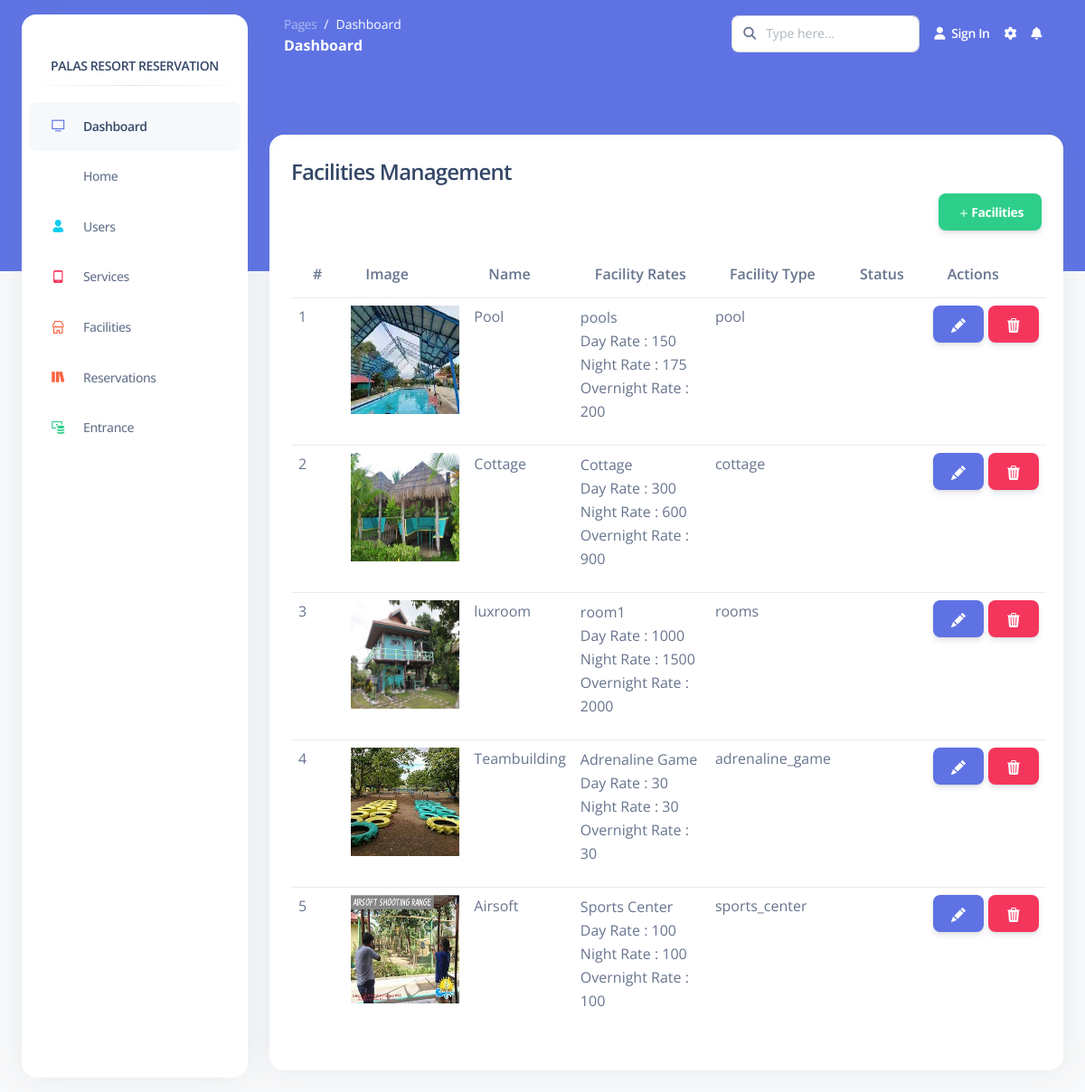
/Pages/admin/facilitiesMangement.php, run on an earlier commit of the app's database.
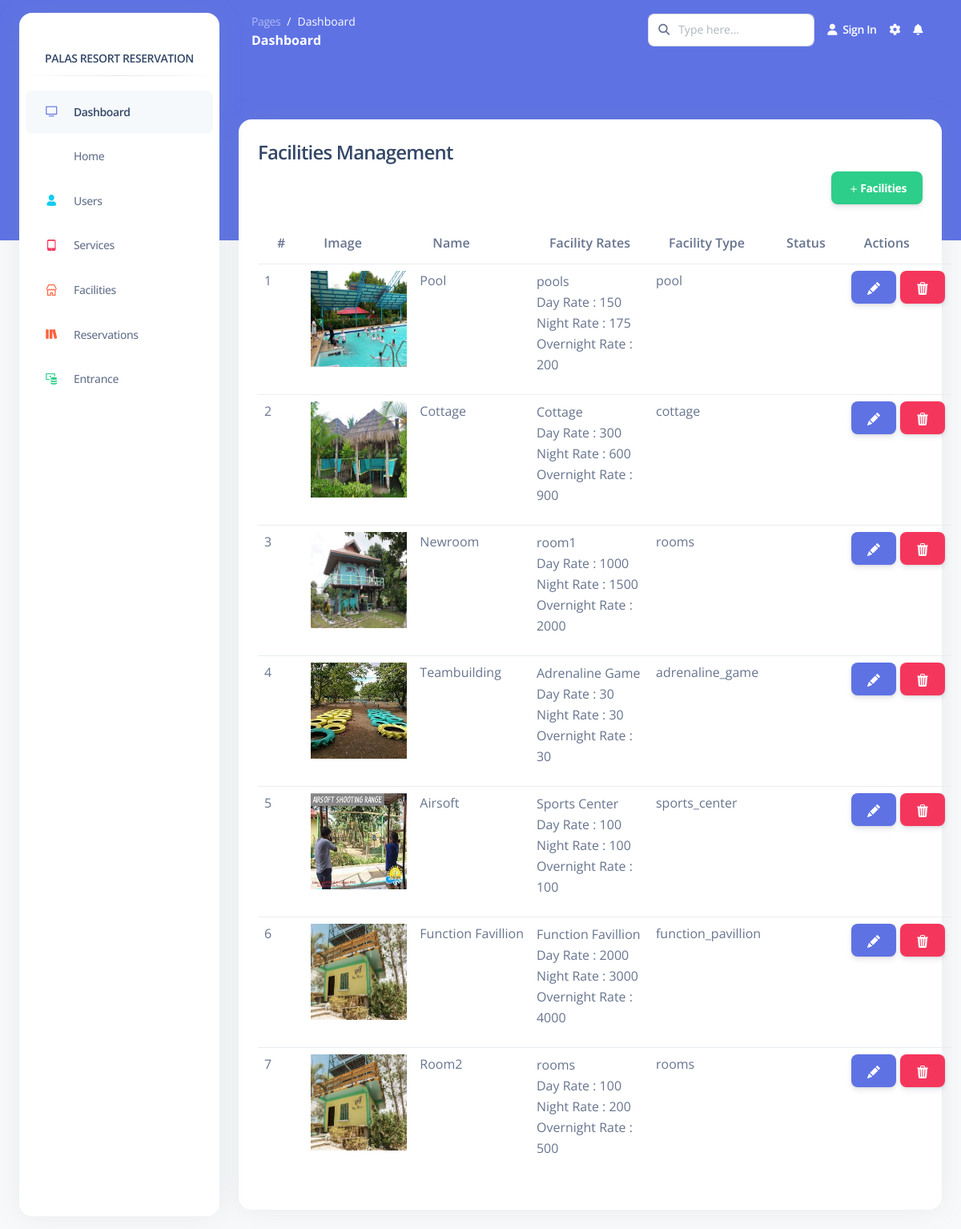
And on a later commit of the database.
### tables this page shows
CREATE TABLE `facilities` (
  `id` bigint(20) UNSIGNED NOT NULL,
  `name` varchar(255) NOT NULL,
  `description` varchar(255) NOT NULL,
  `image` varchar(255) NOT NULL,
  `day_rate` double NOT NULL,
  `night_rate` double NOT NULL,
  `overnigth_rate` double NOT NULL,
  `facility_type` varchar(255) NOT NULL,
  `status` varchar(255) NOT NULL
);

### Functions/InnovatechAPIFunctions.php (called while the page is built, shortened)
<?php
    class InnovatechAPIFunctions{
        private $servername='localhost';
        private $username='root';
        private $password='';
        private $dbname='palasresort';
        private $mysqli='';
        public function __construct(){
            $this->mysqli = new mysqli($this->servername,$this->username,$this->password,$this->dbname);
        }
        public function select($table,$rows="*",$where = null){
            if ($where != null) {
                $sql="SELECT $rows FROM $table WHERE $where";
            }else{
                $sql="SELECT $rows FROM $table";
            }
            $this->sql = $result = $this->mysqli->query($sql);
        }
    }
?>

### Pages/admin/facilitiesMangement.php (the view, shortened to what this page needs)
<?php include('page/head.php'); ?>
<?php include('page/sidebar.php'); ?>
<main class="main-content position-relative border-radius-lg ">
      <?php include('page/navigationbar.php'); ?>
        <div class="container-fluid py-4">
            <div class="card" style="margin-top:50px;">
              <div class="card-body">
                  <div class="card-title">
                    <h4 class="card-title">Facilities Management</h4>
                    <div class="d-flex flex-row-reverse">
                      <button type="button" class="btn btn-success" data-bs-toggle="modal" data-bs-target="#exampleModal">
                      <svg xmlns="http://www.w3.org/2000/svg" width="16" height="16" fill="currentColor" class="bi bi-plus" viewBox="0 0 16 16">
                        <path d="M8 4a.5.5 0 0 1 .5.5v3h3a.5.5 0 0 1 0 1h-3v3a.5.5 0 0 1-1 0v-3h-3a.5.5 0 0 1 0-1h3v-3A.5.5 0 0 1 8 4z"/>
                      </svg>Facilities
                    </button>
                    </div>
                  </div>
                  <table class="table table-hover">
                    <thead>
                      <tr >
                      <th scope="col">#</th>
                        <th scope="col">Image</th>
                        <th scope="col">Name</th>
                        <th scope="col">Facility Rates</th>
                        <th scope="col">Facility Type</th>
                        <th scope="col">Status</th>
                        <th scope="col">Actions</th>
                      </tr>
                    </thead>
                    <tbody>
                    <tbody>
                      <?php
                          include('../../Functions/InnovatechAPIFunctions.php');
                          $newAPIFunctions = new InnovatechAPIFunctions();
                          $newAPIFunctions->select("facilities","*");
                          $userLists = $newAPIFunctions->sql;
                          $index = 1;
                          while ($data = mysqli_fetch_assoc($userLists)){
                      ?>
                          <tr>
                              <td><?php echo $index; ?></td>
                              <td><img alt="Chania" width="120" height="120" src="./facilitiesimage/images/<?php echo $data['image']; ?>"></td>
                              <td><?php echo $data["name"]; ?></td>
                              <td class="text-wrap"><p> <?php echo $data["description"]." <br> Day Rate : ". $data["day_rate"]." <br> Night Rate : ". $data["night_rate"] . " <br> Overnight Rate : ". $data["overnigth_rate"]?></p></td>
                              <td><?php echo $data["facility_type"]; ?></td>
                              <td><?php echo $data["status"]; ?></td>
                              <td><button style="margin-right:5px;" type="button" class="btn btn-primary" id="edit" data-id="<?php echo $data['id']; ?>">
                            </button><button type="button" class="btn btn-danger" data-id="<?php echo $data['id']; ?>" id="delete"></button></td>
                          </tr>
                          <?php $index++; } ?>
                    </tbody>
                  </table>
              </div>
            </div>
        </div>
</main>
<?php include('page/scripts.php'); ?>

### Pages/admin/page/head.php (shortened to what this page needs)
<!DOCTYPE html>
<html lang="en">
<head>
  <link href="./assets/css/nucleo-icons.css" rel="stylesheet" />
  <link href="./assets/css/nucleo-svg.css" rel="stylesheet" />
  <link href="./assets/css/nucleo-svg.css" rel="stylesheet" />
  <link id="pagestyle" href="./assets/css/argon-dashboard.css?v=2.0.4" rel="stylesheet" />
</head>
<body class="g-sidenav-show   bg-gray-100">

### Pages/admin/page/sidebar.php (shortened to what this page needs)
<aside class="sidenav bg-white navbar navbar-vertical navbar-expand-xs border-0 border-radius-xl my-3 fixed-start ms-4 " id="sidenav-main">
    <div class="sidenav-header">
      <a class="navbar-brand m-0" href=" https://demos.creative-tim.com/argon-dashboard/pages/dashboard.html " target="_blank">
        <span class="ms-1 font-weight-bold"><center>PALAS RESORT RESERVATION</center></span>
      </a>
    </div>
    <hr class="horizontal dark mt-0">
    <div class="collapse navbar-collapse w-auto h-auto " id="sidenav-collapse-main">
      <ul class="navbar-nav">
        <li class="nav-item">
          <a class="nav-link active" href="index.php">
            <div class="icon icon-shape icon-sm border-radius-md text-center me-2 d-flex align-items-center justify-content-center">
              <i class="ni ni-tv-2 text-primary text-sm opacity-10"></i>
            </div>
            <span class="nav-link-text ms-1">Dashboard</span>
          </a>
        </li>
        <li class="nav-item">
          <a class="nav-link " href="../../index.php">
            <div class="icon icon-shape icon-sm border-radius-md text-center me-2 d-flex align-items-center justify-content-center">
            </div>
            <span class="nav-link-text ms-1">Home</span>
          </a>
        </li>
        <li class="nav-item">
          <a class="nav-link " href="userManagement.php">
            <div class="icon icon-shape icon-sm border-radius-md text-center me-2 d-flex align-items-center justify-content-center">
            <i class="ni ni-single-02 text-info text-sm opacity-10"></i>
            </div>
            <span class="nav-link-text ms-1">Users</span>
          </a>
        </li>
        <li class="nav-item">
          <a class="nav-link " href="serviceManagement.php">
            <div class="icon icon-shape icon-sm border-radius-md text-center me-2 d-flex align-items-center justify-content-center">
              <i class="ni ni-mobile-button text-danger text-sm opacity-10"></i>
            </div>
            <span class="nav-link-text ms-1">Services</span>
          </a>
        </li>
        <li class="nav-item">
          <a class="nav-link " href="facilitiesMangement.php">
            <div class="icon icon-shape icon-sm border-radius-md text-center me-2 d-flex align-items-center justify-content-center">
              <i class="ni ni-shop text-warning text-sm opacity-10"></i>
            </div>
            <span class="nav-link-text ms-1">Facilities</span>
          </a>
        </li>
        <li class="nav-item">
          <a class="nav-link " href="reservationManagement.php">
            <div class="icon icon-shape icon-sm border-radius-md text-center me-2 d-flex align-items-center justify-content-center">
              <i class="ni ni-books text-warning text-sm opacity-10"></i>
            </div>
            <span class="nav-link-text ms-1">Reservations</span>
          </a>
        </li>
        <li class="nav-item">
          <a class="nav-link " href="entranceManagement.php">
            <div class="icon icon-shape icon-sm border-radius-md text-center me-2 d-flex align-items-center justify-content-center">
              <i class="ni ni-money-coins text-success text-sm opacity-10"></i>
            </div>
            <span class="nav-link-text ms-1">Entrance</span>
          </a>
        </li>
      </ul>
    </div>
  </aside>

### Pages/admin/page/navigationbar.php (shortened to what this page needs)
<nav class="navbar navbar-main navbar-expand-lg px-0 mx-4 shadow-none border-radius-xl " id="navbarBlur" data-scroll="false">
      <div class="container-fluid py-1 px-3">
        <nav aria-label="breadcrumb">
          <ol class="breadcrumb bg-transparent mb-0 pb-0 pt-1 px-0 me-sm-6 me-5">
            <li class="breadcrumb-item text-sm"><a class="opacity-5 text-white" href="javascript:;">Pages</a></li>
            <li class="breadcrumb-item text-sm text-white active" aria-current="page">Dashboard</li>
          </ol>
          <h6 class="font-weight-bolder text-white mb-0">Dashboard</h6>
        </nav>
        <div class="collapse navbar-collapse mt-sm-0 mt-2 me-md-0 me-sm-4" id="navbar">
          <div class="ms-md-auto pe-md-3 d-flex align-items-center">
            <div class="input-group">
              <span class="input-group-text text-body"><i class="fas fa-search" aria-hidden="true"></i></span>
              <input type="text" class="form-control" placeholder="Type here...">
            </div>
          </div>
          <ul class="navbar-nav  justify-content-end">
            <li class="nav-item d-flex align-items-center">
              <a href="javascript:;" class="nav-link text-white font-weight-bold px-0">
                <i class="fa fa-user me-sm-1"></i>
                <span class="d-sm-inline d-none">Sign In</span>
              </a>
            </li>
            <li class="nav-item px-3 d-flex align-items-center">
              <a href="javascript:;" class="nav-link text-white p-0">
                <i class="fa fa-cog fixed-plugin-button-nav cursor-pointer"></i>
              </a>
            </li>
            <li class="nav-item dropdown pe-2 d-flex align-items-center">
              <a href="javascript:;" class="nav-link text-white p-0" id="dropdownMenuButton" data-bs-toggle="dropdown" aria-expanded="false">
                <i class="fa fa-bell cursor-pointer"></i>
              </a>
            </li>
          </ul>
        </div>
      </div>
    </nav>

### Pages/admin/page/scripts.php (shortened to what this page needs)
</body>
</html>

### Pages/admin/assets/css/nucleo-svg.css (style rules this page uses)
.icon { display: inline-block; color: #111111; height: 1em; width: 1em; }
.icon-sm { height: 0.8em; width: 0.8em; }
.icon { fill: currentColor; stroke: none; }

What changed in the data, as far as the page shows it:
changed facilities "Pool": image: a different picture
changed facilities "room1": name "luxroom" → "Newroom"
added facilities: image (picture), name "Function Favillion", description "Function Favillion", day_rate "2000", night_rate "3000", overnigth_rate "4000", facility_type "function_pavillion"
added facilities: image (picture), name "Room2", description "rooms", day_rate "100", night_rate "200", overnigth_rate "500", facility_type "rooms"
